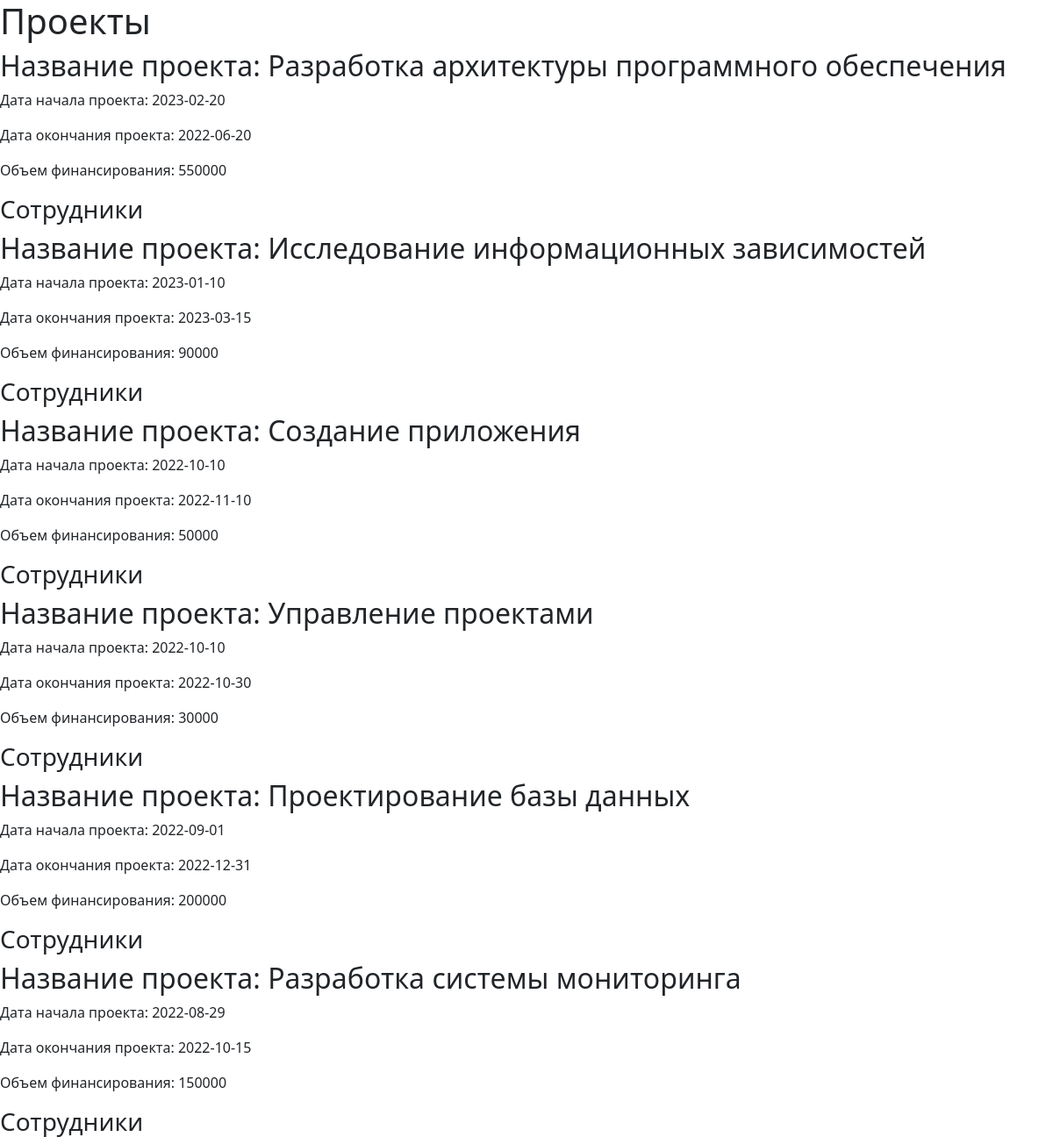
The app's page /, older data.
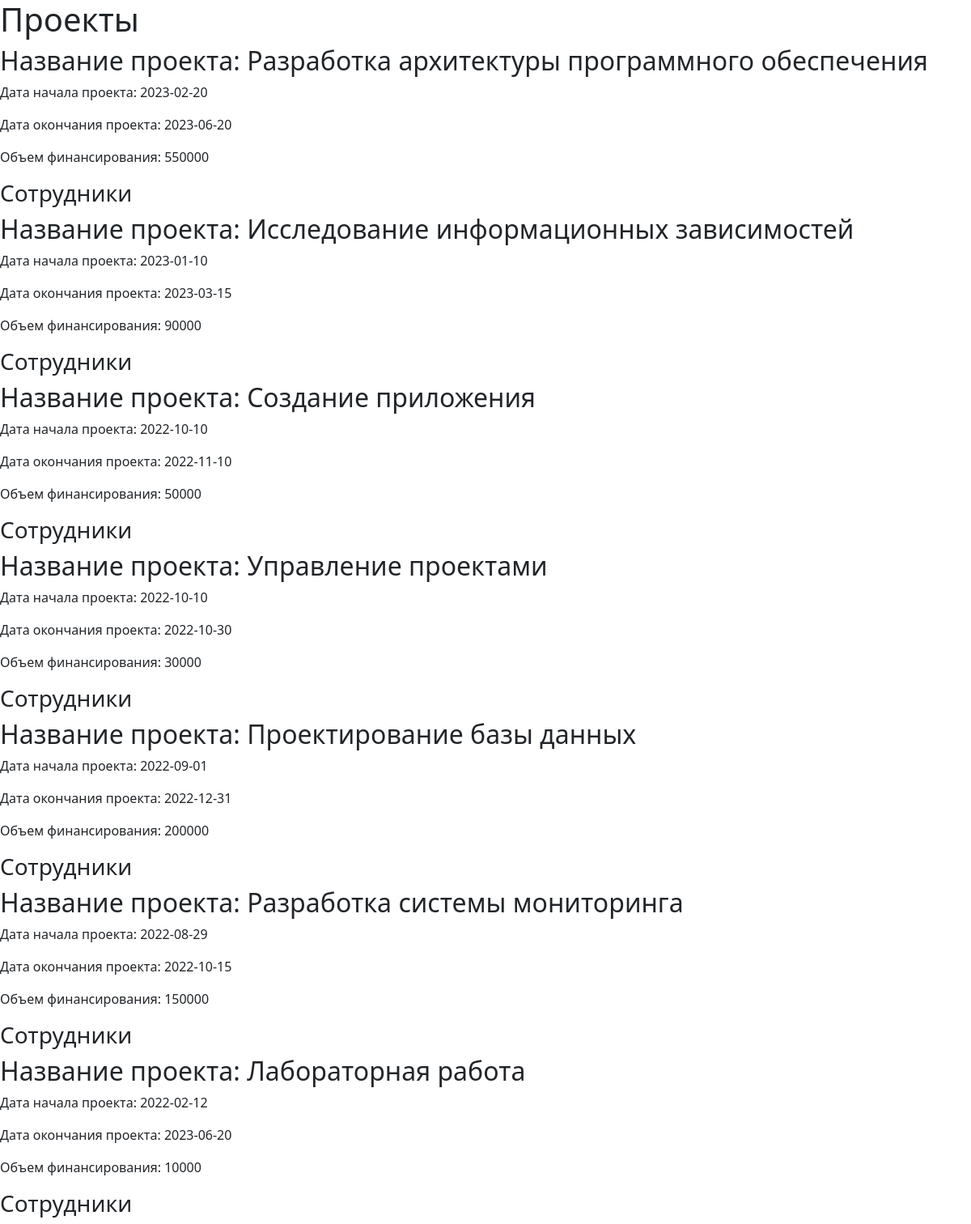
The same page, newer data.
### nii/models.py (models this page shows, shortened)
class Projects(models.Model):
    name = models.CharField(max_length=50, verbose_name='Название')
    start_date = models.CharField(max_length=50, verbose_name='Дата начала')
    end_date = models.CharField(max_length=50, verbose_name='Дата окончания')
    amount_of_financing = models.CharField(max_length=20, verbose_name='Объем финансирования')
    employeess = models.ManyToManyField(Employees, verbose_name='Сотрудники')
    class Meta:
        verbose_name_plural = 'Проекты'
        verbose_name = 'Проект'
        ordering = ['-start_date']

### nii/views.py (the view)
# urls.py: path('', index),
def index(request):
    employeess = Employees.objects.all()
    projectss = Projects.objects.all()
    return render(request, "nii/index.html", {'employeess': employeess, 'projectss': projectss})

### nii/templates/nii/index.html (shortened to what this page needs)
<!DOCTYPE html>
<html lang="ru">
	<head>
		{% load bootstrap5 %}
		{% bootstrap_css %}
	</head>
	<body>
		<h1>Проекты</h1>
		{% for projects in projectss %}
		<div>
		<h2><face="Arial">Название проекта: {{ projects.name }}</h2>
			<p> Дата начала проекта: {{ projects.start_date }}</p>
			<p> Дата окончания проекта: {{ projects.end_date }}</p>
			<p> Объем финансирования: {{ projects.amount_of_financing}}</p>
		</div>
		<h3>Сотрудники</h3>
		{% endfor %}
	</body>
</html>

Row changes from the older to the newer data that the page shows:
changed Projects "Разработка архитектуры программного обеспечения": end_date "2022-06-20" → "2023-06-20"
added Projects: name "Лабораторная работа", start_date "2022-02-12", end_date "2023-06-20", amount_of_financing "10000"
